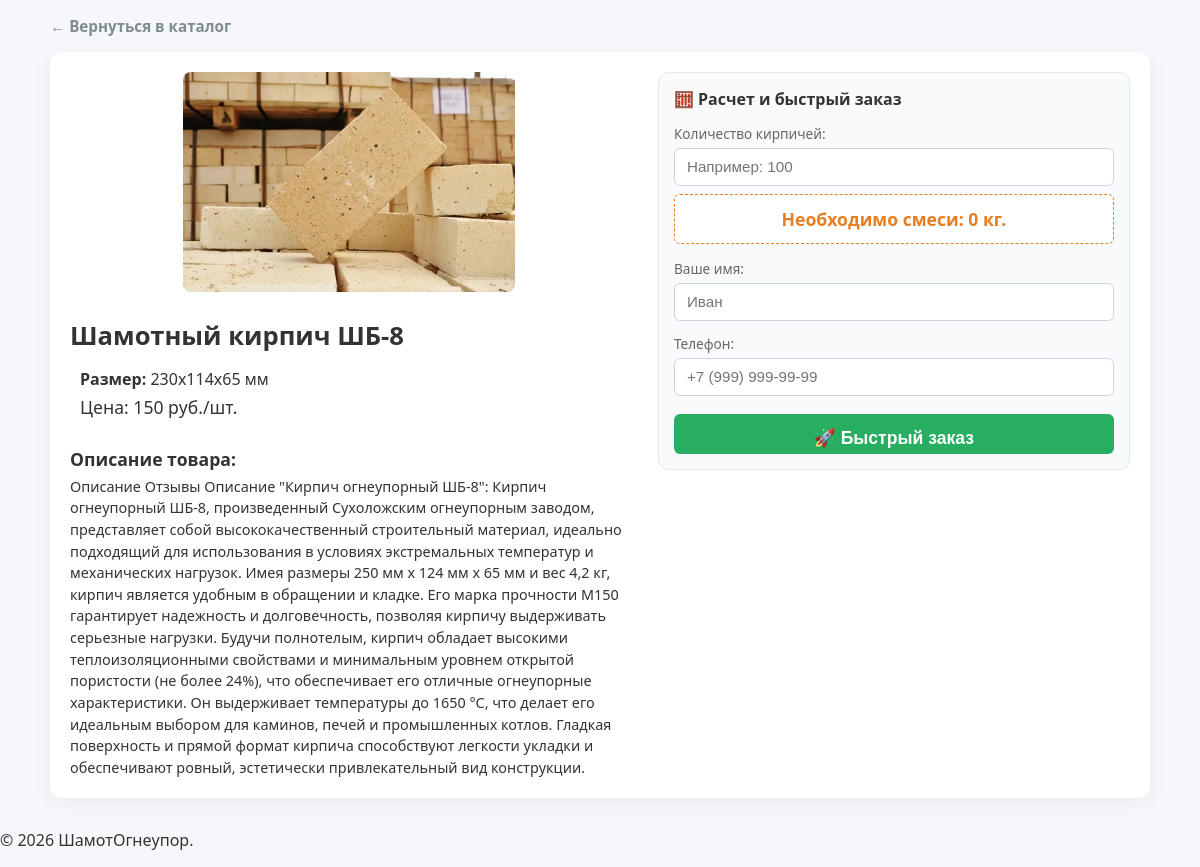
/brick/3/, run on the app's committed database.
### catalog/models.py (models this page shows, shortened)
class Brick(models.Model):
    name = models.CharField(max_length=50)        # Название (например, ШБ-5)
    size = models.CharField(max_length=30)        # Размеры (например, 230х114х65 мм)
    price = models.IntegerField()                 # Цена (просто целое число)
    description = models.TextField()
    image = models.ImageField(upload_to='bricks_photos/', blank=True, null=True)
    mixture_per_brick = models.FloatField(default=0.4, verbose_name="Расход смеси на 1 шт (кг)")

### catalog/views.py (the view)
# urls.py: path('brick/<int:brick_id>/', views.brick_detail, name='brick_detail'),
def brick_detail(request, brick_id):
    brick = get_object_or_404(Brick, id=brick_id)
    return render(request, 'brick_detail.html', {'brick': brick})

### catalog/templates/brick_detail.html (shortened to what this page needs)
{% load static %}
<!DOCTYPE html>
<html lang="ru">
<head>
    <link rel="stylesheet" href="{% static 'catalog/style.css' %}">
</head>
<body>
<main class="container" style="max-width: 1100px; margin: 15px auto; padding: 0 15px;">
    <div style="margin-bottom: 15px;">
        <a href="/" class="back-link" style="margin-top: 0 !important; font-weight: bold; color: #e67e22;">← Вернуться в каталог</a>
    </div>
    <div class="detail-wrapper">
        <div class="detail-left">
            <div style="text-align: center; margin-bottom: 15px;">
                <img src="{{ brick.image.url }}" alt="{{ brick.name }}" class="detail-img" style="max-height: 220px; width: auto; border-radius: 8px;">
            </div>
            <h2 class="detail-title" style="font-size: 1.6rem; margin-bottom: 5px;">Шамотный кирпич {{ brick.name }}</h2>
            <div class="detail-meta" style="padding: 10px; margin-bottom: 10px;">
                <p style="margin: 0 0 5px 0;"><strong>Размер:</strong> 230х114х65 мм</p>
                <div class="detail-price" style="font-size: 1.1rem;">Цена: <span>{{ brick.price }} руб./шт.</span></div>
            </div>
            <div class="detail-description">
                <h3 style="font-size: 1.1rem; margin-bottom: 5px;">Описание товара:</h3>
                <p style="font-size: 0.9rem; line-height: 1.5; margin: 0;">{{ brick.description }}</p>
            </div>
        </div>
        <div class="detail-right">
            <div class="calc-block">
                <h3 style="font-size: 1rem; margin-top: 0; margin-bottom: 10px;">🧮 Расчет и быстрый заказ</h3>
                <form method="POST" action="{% url 'create_order' brick.id %}">
                    <p style="color: #666; font-size: 0.85rem; margin-bottom: 5px;">Количество кирпичей:</p>
                    <input type="number" id="brick-count" name="quantity" class="calc-input" placeholder="Например: 100" min="1" required oninput="calculateMixture()">
                    <div class="calc-result" style="padding: 8px; font-size: 1rem; margin-bottom: 10px;">
                        Необходимо смеси: <span id="mix-result">0</span> кг.
                    </div>
                    <div class="order-fields" style="display: flex; flex-direction: column; gap: 5px;">
                        <p style="color: #666; font-size: 0.85rem; margin: 0;">Ваше имя:</p>
                        <input type="text" name="client_name" class="calc-input" placeholder="Иван" required>
                        <p style="color: #666; font-size: 0.85rem; margin: 0;">Телефон:</p>
                        <input type="tel" name="client_phone" class="calc-input" placeholder="+7 (999) 999-99-99" required>
                    </div>
                    <button type="submit" class="buy-btn" style="margin-top: 10px; height: 40px; padding: 0;">
                        🚀 Быстрый заказ
                    </button>
                </form>
            </div>
        </div>
    </div>
</main>
    <footer class="main-footer"><p>© 2026 ШамотОгнеупор.</p></footer>
</body>
</html>

### catalog/catalog/static/catalog/style.css (style rules this page uses)
body { font-family: 'Segoe UI', Tahoma, Geneva, Verdana, sans-serif; margin: 0; padding: 0; background-color: #f5f7fa; color: #333; display: flex; flex-direction: column; min-height: 100vh; }
.container { max-width: 1100px; margin: 40px auto; padding: 0 20px; flex: 1; }
.buy-btn { background-color: #e67e22; color: white; border: none; padding: 12px; border-radius: 6px; cursor: pointer; font-weight: bold; width: 100%; transition: background 0.2s; text-align: center; text-decoration: none; display: block; box-sizing: border-box; }
.detail-wrapper { display: flex !important; gap: 30px !important; background: #ffffff !important; padding: 20px !important; border-radius: 12px !important; box-shadow: 0 4px 20px rgba(0,0,0,0.05) !important; align-items: flex-start !important; }
.detail-left { flex: 1.3 !important; min-width: 250px !important; }
.detail-right { flex: 1.1 !important; min-width: 350px !important; }
.calc-block { background: #f8fafc !important; border: 1px solid #e2e8f0 !important; border-radius: 10px !important; padding: 15px !important; box-sizing: border-box !important; width: 100% !important; }
.calc-input { width: 100% !important; padding: 8px 12px !important; font-size: 0.95rem !important; border: 1px solid #cbd5e1 !important; border-radius: 6px !important; background: #ffffff !important; box-sizing: border-box !important; height: 38px !important; margin-bottom: 8px !important; }
.buy-btn { width: 100% !important; height: 40px !important; border: none !important; background: #27ae60 !important; color: white !important; border-radius: 6px !important; font-size: 0.95rem !important; font-weight: bold !important; cursor: pointer !important; }
.calc-result { font-weight: bold !important; font-size: 1.1rem !important; color: #e67e22 !important; background: #ffffff !important; padding: 12px !important; border-radius: 6px !important; border: 1px dashed #e67e22 !important; text-align: center !important; margin-bottom: 15px !important; }
.buy-btn { width: 100% !important; border: none !important; background: #27ae60 !important; color: white !important; padding: 14px !important; border-radius: 6px !important; font-size: 1.1rem !important; font-weight: bold !important; cursor: pointer !important; transition: background 0.2s !important; }
.back-link { display: inline-block !important; color: #7f8c8d !important; text-decoration: none !important; font-size: 0.95rem !important; }
.container, main { display: block !important; }

### data on the page
Brick: image (picture), name "ШБ-8", price "150", description "Описание Отзывы Описание \"Кирпич огнеупорный ШБ-8\": Кирпич огнеупорный ШБ-8, произведенный Сухоложским огнеупорным заводом, представляет собой высококачественный строительный материал, идеально подходящий для использования в условиях экстремальных температур и механических нагрузок. Имея размеры 250 мм x 124 мм x 65 мм и вес 4,2 кг, кирпич является удобным в обращении и кладке. Его марка прочности М150 гарантирует надежность и долговечность, позволяя кирпичу выдерживать серьезные нагрузки. Будучи полнотелым, кирпич обладает высокими теплоизоляционными свойствами и минимальным уровнем открытой пористости (не более 24%), что обеспечивает его отличные огнеупорные характеристики. Он выдерживает…"
